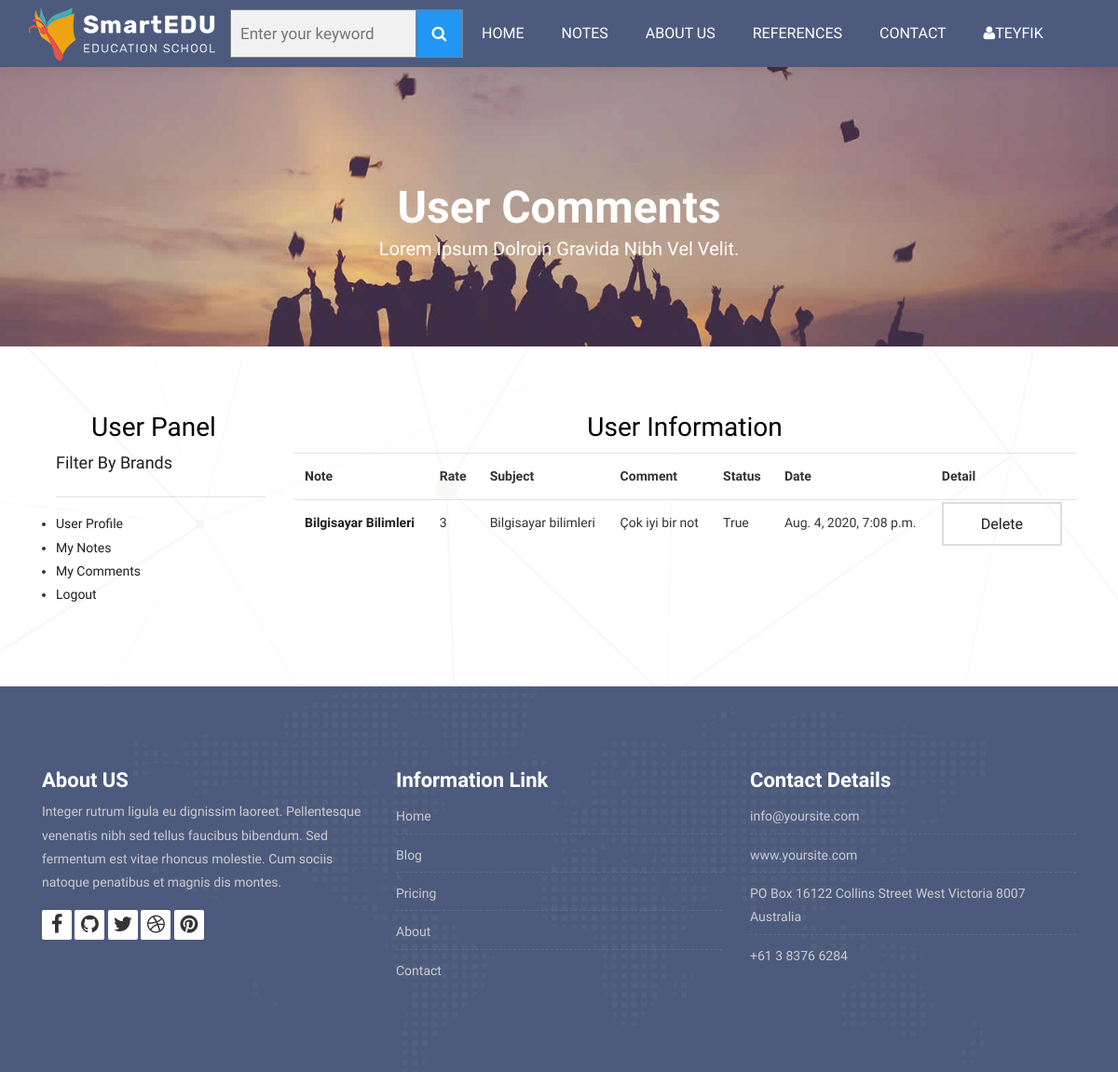
/user/comments/ (signed in), run on the app's committed database.
### Note/models.py (models this page shows, shortened)
class Comment(models.Model):
    STATUS=(
        ('New','Yeni'),
        ('True','Evet'),
        ('False','Hayır'),
    )
    note=models.ForeignKey(Note,on_delete=models.CASCADE)
    user=models.ForeignKey(User,on_delete=models.CASCADE)
    subject=models.CharField(max_length=50,blank=True)
    comment=models.TextField(max_length=200,blank=True)
    rate=models.IntegerField(blank=True)
    status=models.CharField(max_length=10,choices=STATUS,default='New')
    ip=models.CharField(blank=True,max_length=20)
    create_at=models.DateTimeField(auto_now_add=True)
    update_at=models.DateTimeField(auto_now=True)

class Note(models.Model):
    STATUS = (
        ('True', 'Evet'),
        ('False', 'Hayır'),
    )
    category=models.ForeignKey(Category,on_delete=models.CASCADE)#category tablosu ile ilişki
    title = models.CharField(blank=True,max_length=100)
    keywords = models.CharField(blank=True,max_length=255)
    description = models.CharField(blank=True,max_length=255)
    image = models.ImageField(blank=True,upload_to='images/')
    status = models.CharField(max_length=10, choices=STATUS)
    slug = models.SlugField(null=False,unique=True)
    detail=RichTextUploadingField()
    created_at=models.DateTimeField(auto_now_add=True)
    updated_at=models.DateTimeField(auto_now=True)

### user/views.py (the view)
# urls.py: path('comments/',views.comments,name='comments'),
@login_required(login_url='/login')
def comments(request):
    category=Category.objects.all()
    current_user=request.user
    comments= Comment.objects.filter(user_id=current_user.id)
    context={
        'category':category,
        'comments':comments,
    }
    return render(request,'user_comments.html',context)

### user/templates/user_comments.html (shortened to what this page needs)
{% extends "homebase.html" %}
{% block content %}
<div class="all-title-box">
		<div class="container text-center">
			<h1>User Comments<span class="m_1">Lorem Ipsum dolroin gravida nibh vel velit.</span></h1>
		</div>
	</div>
<div id="contact" class="section wb">
        <div class="container">
            <div class="row">
                <div class="col-md-3">
                    <div class="container">
                        <div class="map-box">
                            <h2 class="title">User Panel</h2>
                        </div>
                        {% include "user_panel.html" %}
                    </div>
                </div>
				<div class="col-md-9">
					<div class="map-box">
                        <h2 class="title">User Information</h2>
<table class="table">
    <tr>
        <th class="text-left">Note</th>
        <th class="text-left">Rate</th>
        <th class="text-left">Subject</th>
        <th class="text-left">Comment</th>
        <th class="text-left">Status</th>
        <th class="text-left">Date</th>
        <th class="text-left">Detail</th>
    </tr>
    {% for rs in comments %}
    <tr>
        <td class="text-left">
            <a href="/note/{{ rs.note_id }}/{{ rs.note.slug }}">
           <strong> {{ rs.note.title }}</strong>
                </a>
        </td>
        <td class="text-left">{{ rs.rate }}</td>
        <td class="text-left">{{ rs.subject }}</td>
        <td class="text-left">{{ rs.comment }}</td>
        <td class="text-left">{{ rs.status }}</td>
        <td class="text-left">{{ rs.create_at }}</td>
        <td class="text-left"><a class="btn-custom" href="/user/deletecomment/{{ rs.id }}" onclick="return confirm('Delete ! Are you sure?')">Delete</a></td>
    </tr>
{% endfor %}
</table>
					</div>
				</div>
            </div>
        </div>
    </div>
{% endblock %}

### home/templates/header.html (shortened to what this page needs)
{% load static %}
<div>
    <header class="top-navbar">
        <nav class="navbar navbar-expand-lg navbar-light bg-light">
            <div class="container-fluid">
                <a class="navbar-brand" aria-expanded="true" href="/">
                    <img src="{% static 'images/logo.png'%}" alt="" />
                </a>
                <div>
                    <form class="example" action="/search/" method="post" style="margin: auto;max-width:250px">
                        <input id="query" name="query" class="input search" type="text" placeholder="Enter your keyword">
                        <button type="submit"><i class="fa fa-search"></i></button>
                    </form>
                </div>
                <div class="collapse navbar-collapse" id="navbars-host">
                    <ul class="navbar-nav ml-auto">
                        <li class="nav-item"><a class="nav-link" href="/home">Home</a></li>
                        <li class="nav-item dropdown">
                            <a class="nav-link dropdown-toggle" href="#">Notes </a>
                                {% load mptt_tags %}
                        </li >
                        <li class="nav-item"><a class="nav-link" href="/about">About Us</a></li>
                        <li class="nav-item"><a class="nav-link" href="/references">References</a></li>
                        <li class="nav-item"><a class="nav-link" href="/contact">Contact</a></li>
                    </ul>
                    <ul class="nav navbar-nav navbar-collapse">
                        {% if user.id is not None %}
                            <li class="nav-item dropdown">
                               <a class="nav-link dropdown-toggle"> <i class="fa fa-user"></i>{{ user.first_name }} </a>
                            </li>
                        {% else %}
                            <li class="nav-item"> <a class="nav-link" href="/login/">Login </a></li>
                            <li class="nav-item"> <a class="nav-link" href="/signup/">Sign up</a></li>
                        {% endif %}
                    </ul>
                </div>
            </div>
        </nav>
    </header>
</div>

### home/static/style.css (style rules this page uses)
body { color: #333333; font-size: 14px; font-family: 'Rubik', sans-serif; line-height: 1.80857; }
html, body { height: 100%; }
a { color: #1f1f1f; text-decoration: none !important; outline: none !important; -webkit-transition: all .3s ease-in-out; -moz-transition: all .3s ease-in-out; -ms-transition: all .3s ease-in-out; -o-transition: all .3s ease-in-out; transition: all .3s ease-in-out; }
h1, h2, h3, h4, h5, h6 { letter-spacing: 0; font-weight: normal; position: relative; padding: 0 0 10px 0; font-weight: normal; line-height: 120% !important; color: #1f1f1f; margin: 0 }
h1 { font-size: 24px }
h2 { font-size: 22px }
a { color: #1f1f1f; text-decoration: none; outline: none; }
a, .btn { text-decoration: none !important; outline: none !important; -webkit-transition: all .3s ease-in-out; -moz-transition: all .3s ease-in-out; -ms-transition: all .3s ease-in-out; -o-transition: all .3s ease-in-out; transition: all .3s ease-in-out; }
.btn-custom { margin-top: 20px; background-color: transparent !important; border: 2px solid #ddd; padding: 12px 40px; font-size: 16px; }
.top-navbar .bg-light { background: #4c5a7d !important; }
.top-navbar .navbar-light .navbar-nav .nav-link { color: #ffffff; font-size: 16px; font-weight: 500; }
.top-navbar .navbar-light .navbar-nav .nav-item { position: relative; display: inline-block; padding: 15px 0px; margin: 0px 20px; }
.top-navbar .navbar-light .navbar-nav .nav-item .nav-link { padding: 6px 0px; position: relative; display: block; line-height: 30px; letter-spacing: 0px; text-transform: uppercase; }
.top-navbar .navbar-light .navbar-nav .nav-item::after { position: absolute; content: ''; left: 50%; bottom: auto; top: 11px; width: 5px; height: 5px; opacity: 0; margin-left: -3px; background-color: #ffffff; border-radius: 50px; -webkit-transform: translateY(0px); transform: translateY(0px); transition: all 900ms ease; -webkit-transition: all 900ms ease; -ms-transition: all 900ms ease; -o-transition: all 900ms ease; -moz-transition: all 900ms ease; }
.top-navbar .navbar-light .navbar-nav .nav-item .nav-link::before { position: absolute; content: ''; left: 0%; bottom: auto; top: -4px; width: 5px; height: 5px; border-radius: 50px; opacity: 0; margin-left: -10px; background-color: #ffffff; -webkit-transform: translateY(0px); transform: translateY(0px); transition: all 900ms ease; -webkit-transition: all 900ms ease; -ms-transition: all 900ms ease; -o-transition: all 900ms ease; -moz-transition: all 900ms ease; }
.top-navbar .navbar-light .navbar-nav .nav-item .nav-link::after { position: absolute; content: ''; right: 0%; left: auto; bottom: auto; top: -4px; width: 5px; height: 5px; border-radius: 50px; border: none !important; opacity: 0; margin-right: -11px; background-color: #ffffff; transition: all 900ms ease; -webkit-transition: all 900ms ease; -ms-transition: all 900ms ease; -o-transition: all 900ms ease; -moz-transition: all 900ms ease; }
.top-navbar .bg-light { padding-top: 0px; padding-bottom: 0px; box-shadow: 0 0 18px 0 rgba(0,0,0,.12); }
.section { display: block; position: relative; overflow: hidden; padding: 70px 0; }
.section.wb { background-color: #ffffff; }
#contact { background: url(images/bg.png) no-repeat center center #fff; }
.map-box { margin-left: -15px; }
.all-title-box { background: url(images/banner.jpg)no-repeat; -webkit-background-size: cover; -moz-background-size: cover; -o-background-size: cover; background-size: cover; background-position: center; min-height: 300px; }
.all-title-box h1 { color: #fff; font-weight: 600; text-transform: capitalize; padding-top: 11%; font-size: 48px; line-height: 0px; }
span.m_1 { font-weight: 300; font-size: 20px; line-height: 1.5em; display: block; }

### home/static/css/slider.css (style rules this page uses)
* { box-sizing:border-box }

### home/static/css/tabs.css (style rules this page uses)
body { background:#fff; font-family: 'Arimo', sans-serif; }
h2 { color:#000; text-align:center; font-size:2em; }

### home/static/css/search.css (style rules this page uses)
* { box-sizing: border-box; }
form.example input[type=text] { padding: 10px; font-size: 17px; border: 1px solid grey; float: left; width: 80%; background: #f1f1f1; }
form.example button { float: left; width: 20%; padding: 10px; background: #2196F3; color: white; font-size: 17px; border: 1px solid grey; border-left: none; cursor: pointer; }
form.example::after { content: ""; clear: both; display: table; }

### data on the page
Comment: note "Bilgisayar Bilimleri", rate "3", subject "Bilgisayar bilimleri", comment "Çok iyi bir not", status "True", create_at "Aug. 4, 2020, 7:08 p.m."

### other printed values
{{ user.first_name }} "TEYFIK"
